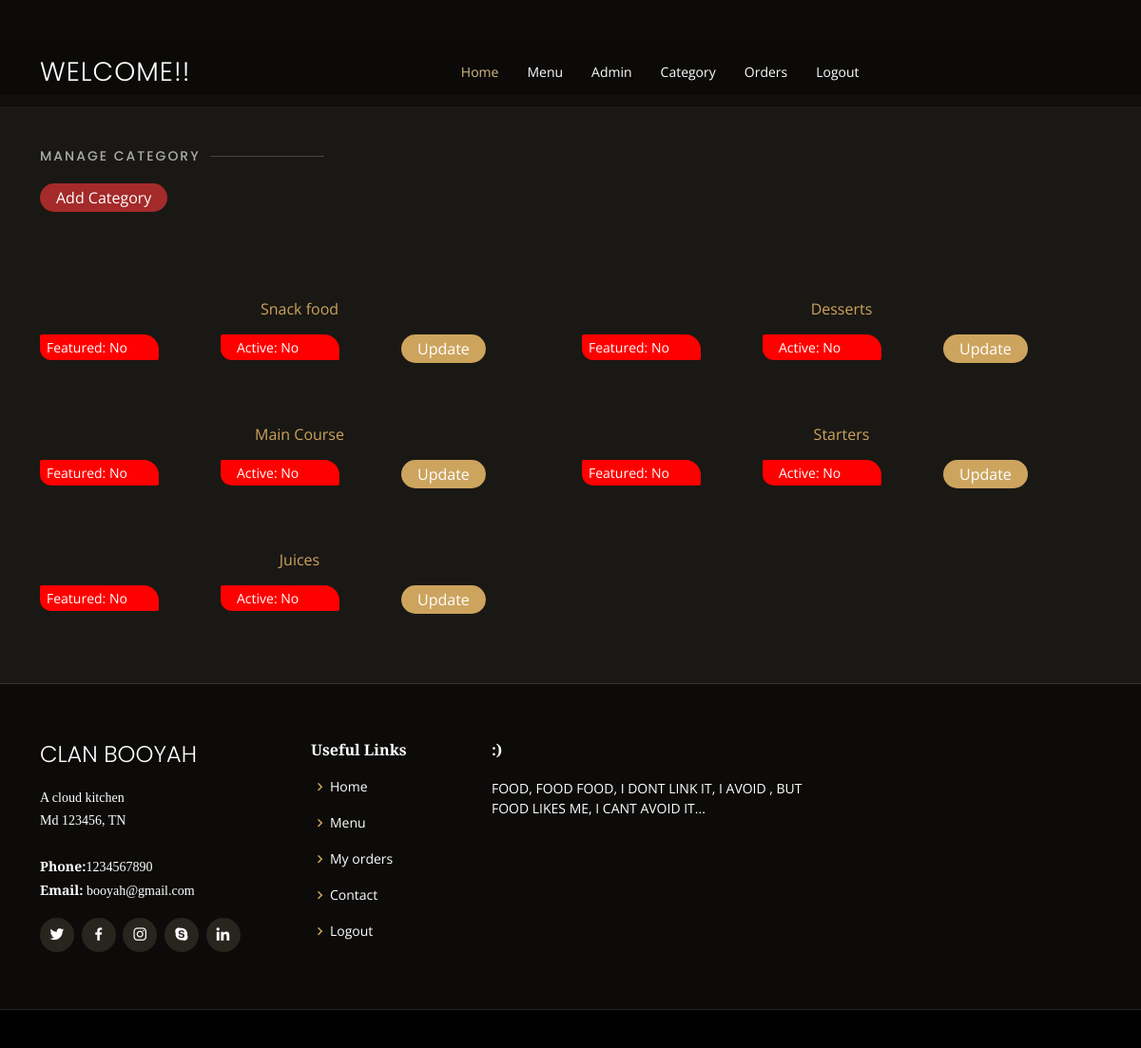
/manage-category.php (signed in), run on an earlier commit of the app's database.
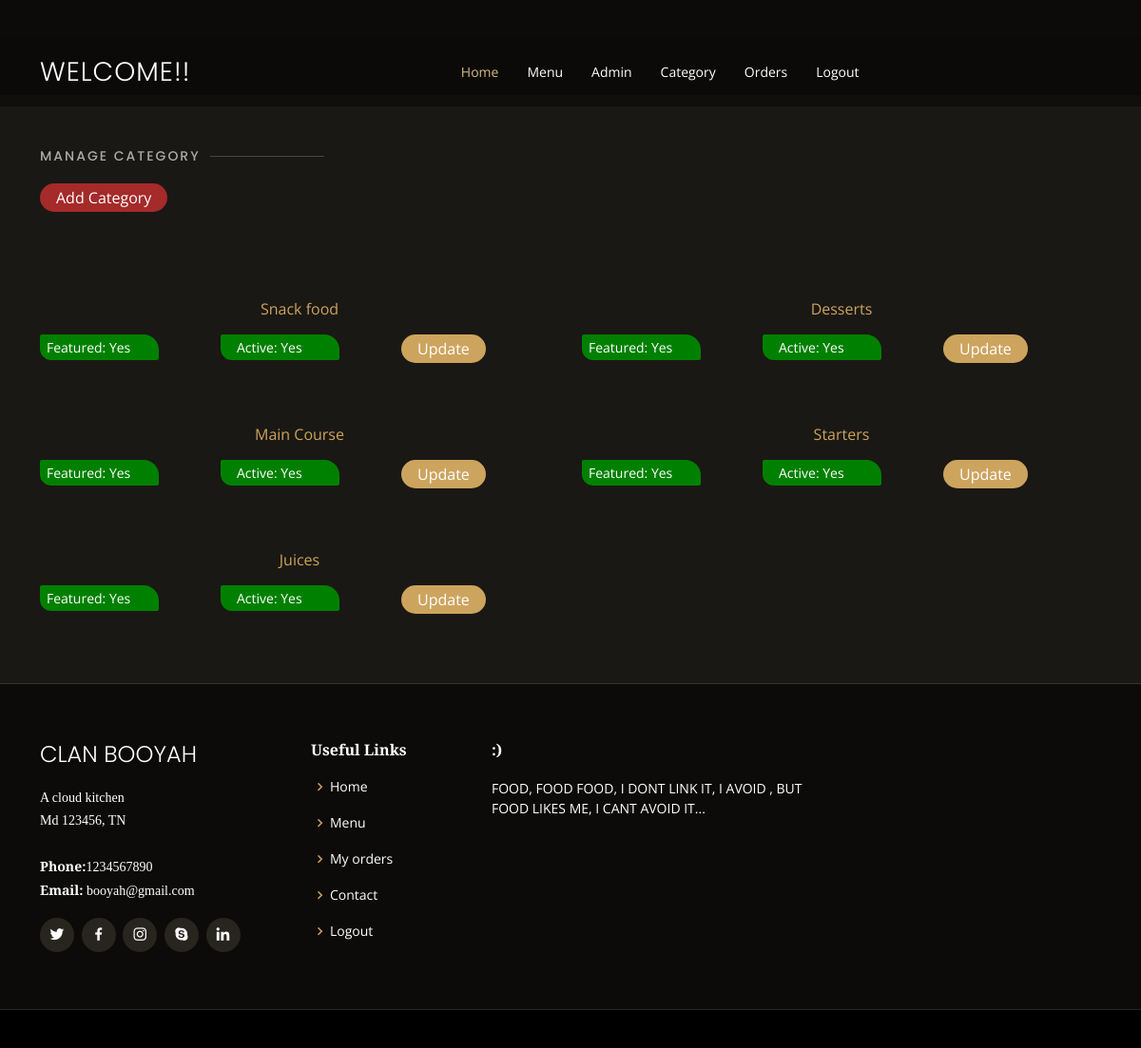
And on a later commit of the database.
### tables this page shows
CREATE TABLE `category` (
  `id` int(10) UNSIGNED NOT NULL,
  `title` varchar(100) NOT NULL,
  `image_name` varchar(255) NOT NULL,
  `featured` varchar(10) NOT NULL,
  `active` varchar(10) NOT NULL,
  `created_by` int(11) DEFAULT NULL,
  `updated_by` int(11) DEFAULT NULL
);

### manage-category.php (the view)
<?php
include('header.php');
$sqlcat="SELECT * FROM category";
                 $cat=mysqli_query($conn, $sqlcat);
                 $count=mysqli_num_rows($cat);
?>
<section id="menu" class="menu section-bg mtop">
      <div class="container" data-aos="fade-up">
  <div class="section-title">
          <h2>Manage Category</h2>
          <div class="mt-4">
            <button class="btn-add"><a style="color: white;" href="add-category.php">Add Category</a></button>
          </div>
        </div>
        <div class="row menu-container" data-aos="fade-up" data-aos-delay="200">
        <?php
              if($count>0)
              {
                  while($row = mysqli_fetch_assoc($cat))
                  {
                      ?>
                        <div class="col-lg-6 menu-item filter-starters">
            <div class="category">
              <a href=""> <?php echo $row['title']; ?></a>
                  </div>
                     <div class="row">
                       <div class="col-lg-4">
                         <?php if($row['featured']==1){
                           ?>
                       <p class="foodfeatured">Featured: Yes</p>
                       <?php }else{ ?>
                       <p class="foodfeatured changecolor">Featured: No</p>
                       <?php }?>
                       </div><div class="col-lg-4">
                       <?php if($row['active']==1){
                           ?>
                       <p class="foodfeatured active">Active: Yes</p>
                       <?php }else{ ?>
                       <p class="foodfeatured active changecolor">Active: No</p>
                       <?php }?>
                       </div><div class="col-lg-4">
                     <button class="btn-order"><a style="color: white;" href="update-category.php?id=<?php echo $row['id']; ?>">Update</a></button>
                     </div>
                    </div>
          </div>
                      <?php
                  }
              }
              else
              {
                  echo"<div class='error'>Category Not Found.</div>";
              }
            ?>
        </div>
      </div>
    </section>
<?php
include('footer.php');
?>

What changed in the data, as far as the page shows it:
changed category "Snack food": featured "Featured: No" → "Featured: Yes"; active "Active: No" → "Active: Yes"
changed category "Desserts": featured "Featured: No" → "Featured: Yes"; active "Active: No" → "Active: Yes"
changed category "Main Course": featured "Featured: No" → "Featured: Yes"; active "Active: No" → "Active: Yes"
changed category "Starters": featured "Featured: No" → "Featured: Yes"; active "Active: No" → "Active: Yes"
changed category "Juices": featured "Featured: No" → "Featured: Yes"; active "Active: No" → "Active: Yes"
